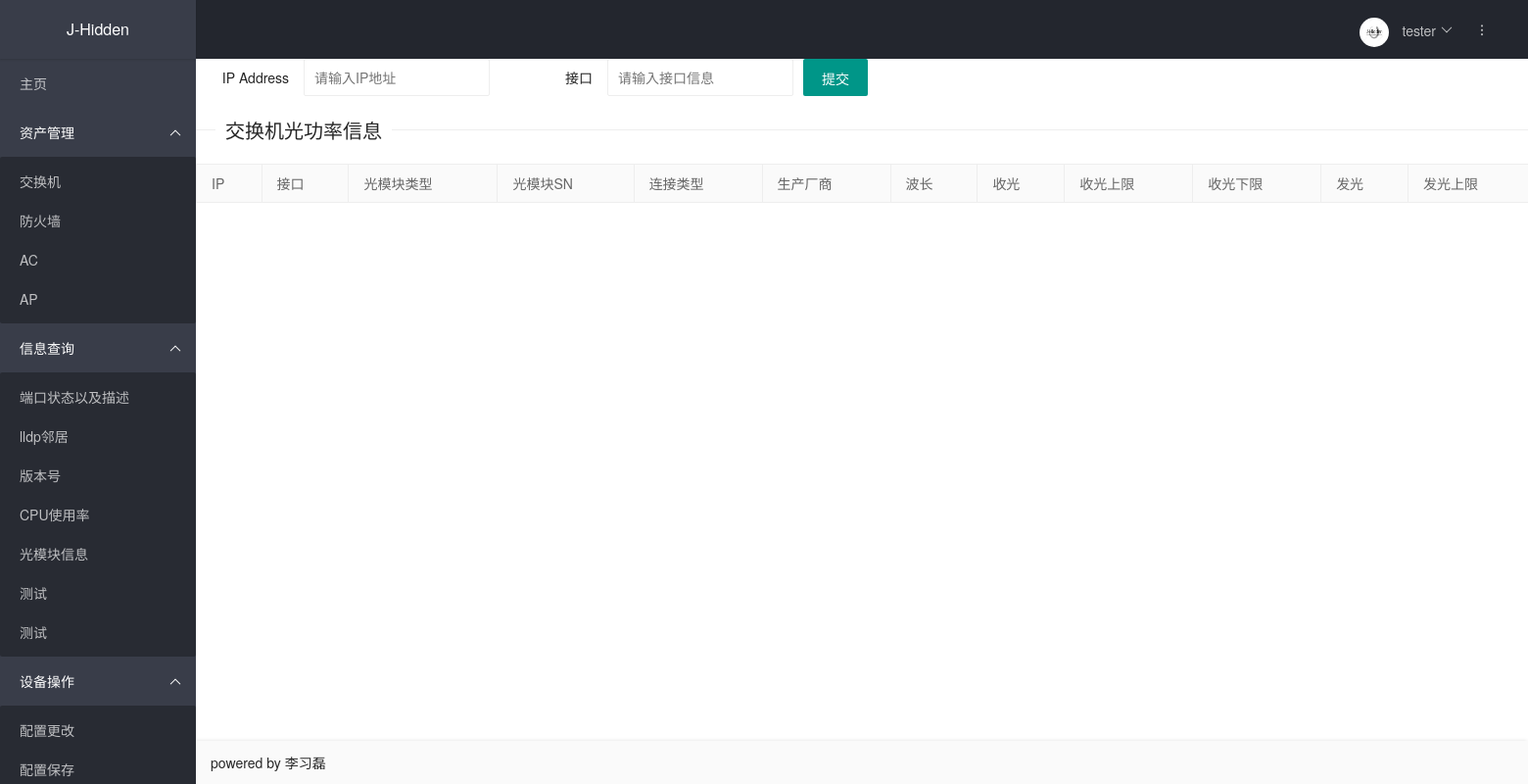
The app's page /transceiver_info/, older data.
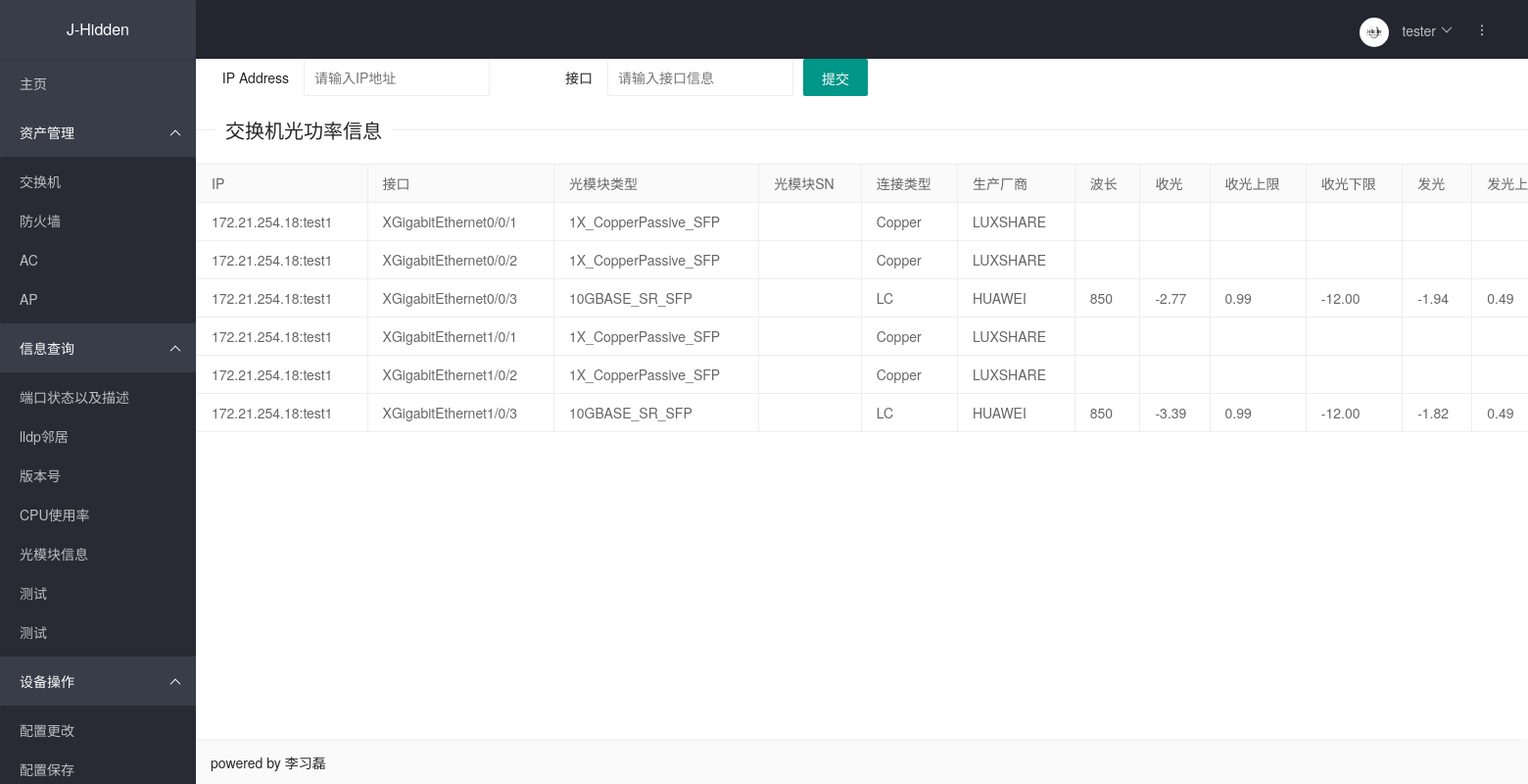
The same page, newer data.
### cmdb/models.py (models this page shows, shortened)
class Tansceiver(models.Model):
    interface = models.CharField(verbose_name='接口', max_length=128)
    transceiver = models.CharField(verbose_name='光模块类型', max_length=128)
    sn = models.CharField(verbose_name='光模块SN', max_length=128)
    connector = models.CharField(verbose_name='连接类型', max_length=128,)
    vendor = models.CharField(verbose_name='生产厂商', max_length=128,)
    wavelength = models.CharField(verbose_name='波长', max_length=128,)
    rx = models.CharField(verbose_name='收光', max_length=128)
    rx_max = models.CharField(verbose_name='收光上限', max_length=128)
    rx_min = models.CharField(verbose_name='收光下限', max_length=128)
    tx = models.CharField(verbose_name='发光', max_length=128)
    tx_max = models.CharField(verbose_name='发光上限', max_length=128)
    tx_min = models.CharField(verbose_name='发光下限', max_length=128)
    device = models.ForeignKey(Device, verbose_name='设备IP', on_delete=models.CASCADE)

class Device(models.Model):
    group_choices = (
        ('0', '一组'),
        ('1', '二组'),
        ('2', '三组'),
    )
    ip = models.GenericIPAddressField(verbose_name='IP地址', unique=True)
    name = models.CharField(verbose_name='设备名称', max_length=128)
    username = models.CharField(verbose_name='用户名', default='lixilei',max_length=128)
    password = models.CharField(verbose_name='密码', default='lixilei6028', max_length=128)
    port = models.CharField(verbose_name='端口', default=22, max_length=128)
    platform = models.CharField(verbose_name='平台(netmiko)', max_length=128)
    sn = models.CharField(verbose_name='sn', max_length=128, unique=True,)
    vendor = models.CharField(verbose_name='厂商', max_length=128)
    role = models.CharField(verbose_name='设备类型', max_length=128,)
    is_virtual = models.BooleanField(verbose_name='虚拟化', default=False)
    group = models.CharField(verbose_name='运维组', choices=group_choices,  max_length=128)
    creat_time = models.DateTimeField(verbose_name='创建时间', auto_now_add=True)
    update_time = models.DateTimeField(verbose_name='更新时间', auto_now=True)
    def __str__(self):
        return '{}:{}'.format(self.ip, self.name)

### cmdb/views.py (the view, shortened to what this page needs)
# urls.py: path('transceiver_info/', views.Transceiver_info.as_view(), name='transceiver_info'),
class Transceiver_info(View):
    def get(self,request):
        transceiver_infos = Tansceiver.objects.all()
        return render(request, 'transceiver_info_list.html', {'transceiver_info': transceiver_infos})

### cmdb/templates/transceiver_info_list.html (shortened to what this page needs)
{% extends 'base.html' %}
{% block head %}
    <link rel="stylesheet" href="../static/css/layui.css"  media="all">
{% endblock head %}
{% block content %}
<form action="" method="post">
  <div class="layui-form-item">
    <label class="layui-form-label">IP Address</label>
    <div class="layui-input-inline">
      <input type="text" name="ip" lay-verify="pass" placeholder="请输入IP地址" autocomplete="off" class="layui-input">
    </div>
    <label class="layui-form-label">接口</label>
    <div class="layui-input-inline">
      <input type="text" name="interface" lay-verify="pass" placeholder="请输入接口信息" autocomplete="off" class="layui-input">
    </div>
   <button type="submit" class="layui-btn" lay-submit="" lay-filter="demo1">提交</button>
  </div>
</form>
<div style="width: 1500px; position: center;">
 <fieldset class="layui-elem-field layui-field-title" style="margin-top: 20px";>
  <legend>交换机光功率信息</legend>
 </fieldset>
<table class="layui-table">
    <thead>
    <tr>
        <th>IP</th>
        <th>接口</th>
        <th>光模块类型</th>
        <th>光模块SN</th>
        <th>连接类型</th>
        <th>生产厂商</th>
        <th>波长</th>
        <th>收光</th>
        <th>收光上限</th>
        <th>收光下限</th>
        <th>发光</th>
        <th>发光上限</th>
    </tr>
    </thead>
    <tbody>
    {% for i in transceiver_info %}
         <tr>
             <td>{{ i.device }}</td>
             <td>{{ i.interface }}</td>
             <td>{{ i.transceiver }}</td>
             <td>{{ i.sn }}</td>
             <td>{{ i.connector }}</td>
             <td>{{ i.vendor }}</td>
             <td>{{ i.wavelength }}</td>
             <td>{{ i.rx }}</td>
             <td>{{ i.rx_max }}</td>
             <td>{{ i.rx_min }}</td>
             <td>{{ i.tx }}</td>
             <td>{{ i.tx_max }}</td>
         </tr>
    {% endfor %}
    </tbody>
</table>
</div>
{% endblock content %}

### cmdb/templates/base.html (shortened to what this page needs)
<!DOCTYPE html>
<html>
<head>
  <link rel="stylesheet" href="/cmdb/static/css/layui.css">
    {% block head %}
    {% endblock %}
</head>
<body>
<div class="layui-layout layui-layout-admin">
  <div class="layui-header">
    <div class="layui-logo layui-hide-xs layui-bg-black">J-Hidden</div>
    <ul class="layui-nav layui-layout-right">
      <li class="layui-nav-item layui-hide layui-show-md-inline-block">
        <a href="javascript:;">
          <img src="/cmdb/static/img/知乎名称.png" class="layui-nav-img">
          tester
        </a>
      </li>
      <li class="layui-nav-item" lay-header-event="menuRight" lay-unselect>
        <a href="javascript:;">
          <i class="layui-icon layui-icon-more-vertical"></i>
        </a>
      </li>
    </ul>
  </div>
  <div class="layui-side layui-bg-black">
    <div class="layui-side-scroll">
      <ul class="layui-nav layui-nav-tree" lay-filter="123">
        <li class="layui-nav-item"><a href="{% url 'home' %}">主页</a></li>
        <li class="layui-nav-item layui-nav-itemed">
          <a class="" href="javascript:;">资产管理</a>
          <dl class="layui-nav-child">
            <dd><a href="{% url 'sw_info_list' %}">交换机</a></dd>
            <dd><a href="{% url 'fw_info_list' %}">防火墙</a></dd>
            <dd><a href="{% url 'ac_info_list' %}">AC</a></dd>
            <dd><a href="{% url 'ap_info_list' %}">AP</a></dd>
          </dl>
        </li>
         <li class="layui-nav-item layui-nav-itemed">
          <a class="" href="javascript:;">信息查询</a>
          <dl class="layui-nav-child">
            <dd><a href="{% url 'display_interface_description' %}">端口状态以及描述</a></dd>
            <dd><a href="{% url 'neighbor_lldp_info_list' %}">lldp邻居</a></dd>
            <dd><a href="{% url 'version_info_list' %}">版本号</a></dd>
            <dd><a href="{% url 'cpu-usage' %}">CPU使用率</a></dd>
            <dd><a href="{% url 'transceiver_info' %}">光模块信息</a></dd>
            <dd><a href="#">测试</a></dd>
            <dd><a href="#">测试</a></dd>
          </dl>
        </li>
        <li class="layui-nav-item layui-nav-itemed">
          <a class="" href="javascript:;">设备操作</a>
          <dl class="layui-nav-child">
            <dd><a href="{% url 'config' %}">配置更改</a></dd>
            <dd><a href="{% url 'config_save' %}">配置保存</a></dd>
          </dl>
        </li>
      </ul>
    </div>
  </div>
  <div class="layui-body">
      {% block content %}
      {% endblock %}
  </div>
  <div class="layui-footer">
    powered by 李习磊
  </div>
</div>
</body>
</html>

Row changes from the older to the newer data that the page shows:
added Tansceiver: device "172.21.254.18:test1", interface "XGigabitEthernet0/0/1", transceiver "1X_CopperPassive_SFP", connector "Copper", vendor "LUXSHARE"
added Tansceiver: device "172.21.254.18:test1", interface "XGigabitEthernet0/0/2", transceiver "1X_CopperPassive_SFP", connector "Copper", vendor "LUXSHARE"
added Tansceiver: device "172.21.254.18:test1", interface "XGigabitEthernet0/0/3", transceiver "10GBASE_SR_SFP", connector "LC", vendor "HUAWEI", wavelength "850", rx "-2.77", rx_max "0.99", rx_min "-12.00", tx "-1.94", tx_max "0.49"
added Tansceiver: device "172.21.254.18:test1", interface "XGigabitEthernet1/0/1", transceiver "1X_CopperPassive_SFP", connector "Copper", vendor "LUXSHARE"
added Tansceiver: device "172.21.254.18:test1", interface "XGigabitEthernet1/0/2", transceiver "1X_CopperPassive_SFP", connector "Copper", vendor "LUXSHARE"
added Tansceiver: device "172.21.254.18:test1", interface "XGigabitEthernet1/0/3", transceiver "10GBASE_SR_SFP", connector "LC", vendor "HUAWEI", wavelength "850", rx "-3.39", rx_max "0.99", rx_min "-12.00", tx "-1.82", tx_max "0.49"
